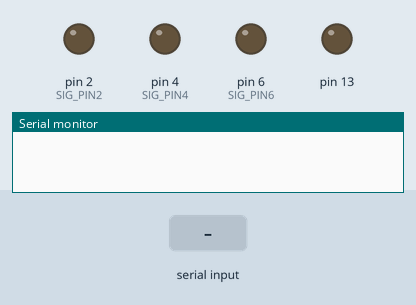
Recording of a sketch running on a simulated Arduino Uno, built with avr-gcc and run on an emulated ATmega328P. Shown: output pins drawn as LEDs (lit = HIGH), the last lines printed to the serial monitor. The test bench sets the inputs (shaded band).

Above: at 1.2 s.
1.3 s: "1" received over Serial
At 1.6 s:
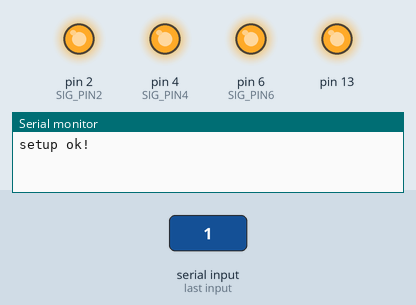
2.8 s: "0" received over Serial
At 3.9 s:
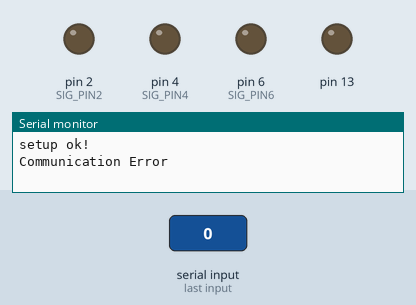
Timing chart, 0 to 5.8 s (numbered marks = the images above; inputs shaded):
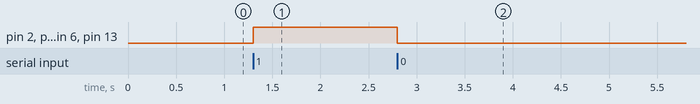

Measured:
- after the input at 1.3 s, pin 2 (SIG_PIN2), pin 4 (SIG_PIN4), pin 6 (SIG_PIN6), pin 13: LOW → HIGH at once
- after the input at 2.8 s, pin 2 (SIG_PIN2), pin 4 (SIG_PIN4), pin 6 (SIG_PIN6), pin 13: HIGH → LOW at once

The sketch:

relay.ino
```cpp
#define SIG_PIN2 2
#define SIG_PIN4 4
#define SIG_PIN6 6
char receivedChar;

void Module_ON(void){
  digitalWrite(SIG_PIN2, HIGH);
  digitalWrite(SIG_PIN4, HIGH);
  digitalWrite(SIG_PIN6, HIGH);
}

void All_Module_OFF(void){
  digitalWrite(SIG_PIN2, LOW);
  digitalWrite(SIG_PIN4, LOW);
  digitalWrite(SIG_PIN6, LOW);
}
void setup(){
  pinMode(13, OUTPUT);
  pinMode(SIG_PIN2, OUTPUT);
  pinMode(SIG_PIN4, OUTPUT);
  pinMode(SIG_PIN6, OUTPUT);
  digitalWrite(SIG_PIN2, LOW);
  digitalWrite(SIG_PIN4, LOW);
  digitalWrite(SIG_PIN6, LOW);
  Serial.begin(115200);
}
void loop(){
  if(Serial.available() > 0)
  {
    receivedChar = Serial.read();

    // 受信したコマンドに応じてリレーを制御
    if (receivedChar == '1') {
      digitalWrite(13, HIGH);
      Module_ON();
      Serial.println("setup ok!");
    } else if (receivedChar == '0') {
      digitalWrite(13, LOW);
      All_Module_OFF() ;
      Serial.println("Communication Error");
    }
  }
}
```
